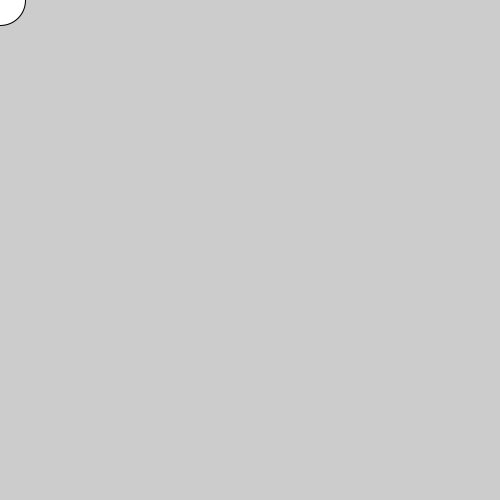
Frame 1 (no input)
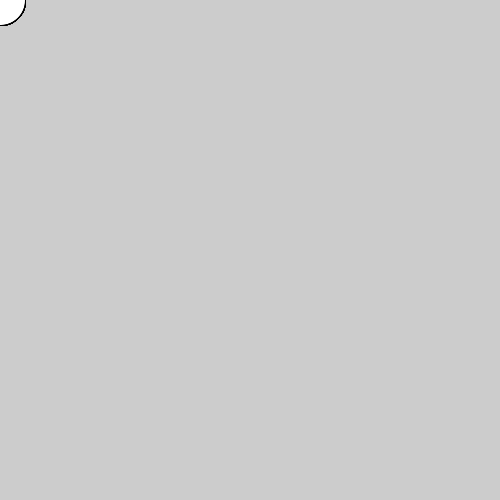
Frame 60 (the mouse pressed at the canvas centre just before this capture)
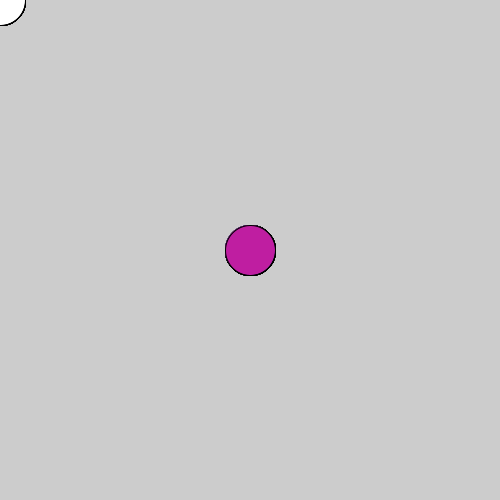
Frame 120 (the mouse held since frame 60 and released just before this capture)

The Processing sketch that drew these frames (run headless with seeded random() and noise(); from frame 60 on, the mouse is pressed at the canvas centre):

// Processing sketch: processing_133657
// ── processing_133657.pde

void setup() {
  size(500, 500);
}

void draw() {
  if (mousePressed) {
    fill(random(255),random(255),random(255));
  } else {
    fill(255);
  }
  ellipse(mouseX, mouseY, 50, 50);
}
